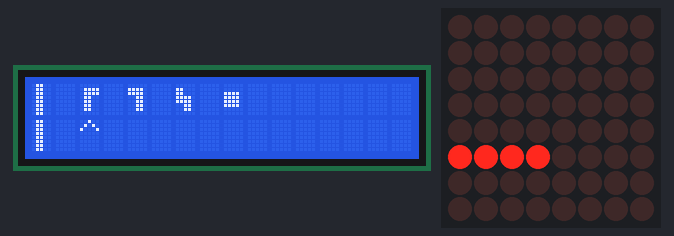
A sketch run on a simulated Arduino Mega 2560, built with avr-gcc and run on an emulated ATmega2560. Shown: 16×2 character LCD, 8×8 LED matrix.

Above: at 0.1 s.
At 4.1 s:
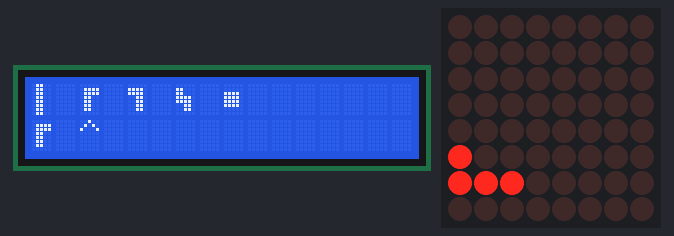
At 9.1 s:
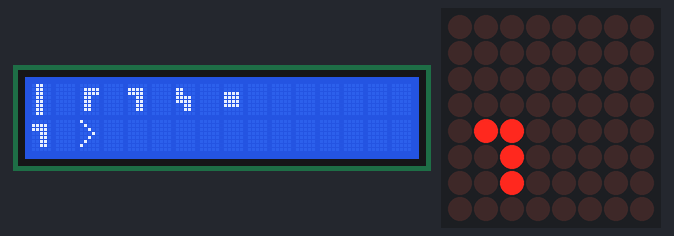
At 19.2 s:
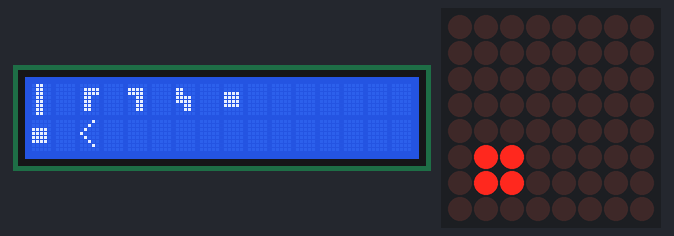
At 28.2 s:
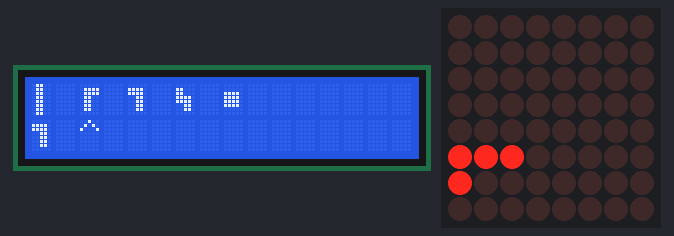
At 38.2 s:
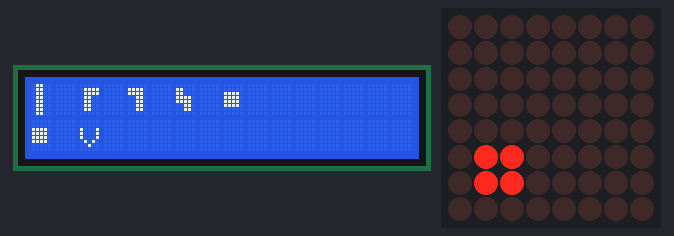

Measured:
- what the display in image 1 shows lasts 1.0 s, from 4.1 s to 5.1 s

The sketch:

Tetras.ino
```cpp
#include <LiquidCrystal.h>
#include "LedControl.h"

// Pins LCD
LiquidCrystal lcd(23, 25, 27, 29, 31, 33);
// Pins LED
LedControl lc=LedControl(35,39,37,1);
// Pins Joystick

const int SW_pin = 41; // digital pin connected to switch output
const int X_pin = 14; // analog pin connected to X output
const int Y_pin = 15; // analog pin connected to Y output

int orientations[4] = {94,62, 118, 60 };
// form the tetris blocks
// mirrored for personally prefered coordinate system
byte blocks[5][4][4] =
{
  {
    {
      B0100,
      B0100,
      B0100,
      B0100,
    },
    {
      B0000,
      B0000,
      B1111,
      B0000,
    },
    {
      B0010,
      B0010,
      B0010,
      B0010,
    },
    {
      B0000,
      B1111,
      B0000,
      B0000,
    },
  },
  {
    {
      B0110,
      B0010,
      B0010,
      B0000,
    },
    {
      B0000,
      B1110,
      B1000,
      B0000,
    },
    {
      B0000,
      B0100,
      B0100,
      B0110,
    },
    {
      B0000,
      B0001,
      B0111,
      B0000,
    },
  },
  {
    {
      B0110,
      B0100,
      B0100,
      B0000,
    },
    {
      B0000,
      B1000,
      B1110,
      B0000,
    },
    {
      B0000,
      B0010,
      B0010,
      B0110,
    },
    {
      B0000,
      B0111,
      B0001,
      B0000,
    },
  },
  {
    {
      B0010,
      B0110,
      B0100,
      B0000,
    },
    {
      B0000,
      B0110,
      B1100,
      B0000,
    },
    {
      B0000,
      B0010,
      B0110,
      B0100,
    },
    {
      B0000,
      B0011,
      B0110,
      B0000,
    },
  },
  {
    {
      B0000,
      B0110,
      B0110,
      B0000,
    },
    {
      B0000,
      B0110,
      B0110,
      B0000,
    },
    {
      B0000,
      B0110,
      B0110,
      B0000,
    },
    {
      B0000,
      B0110,
      B0110,
      B0000,
    },
  }
};
byte additionalchars[5][8] =
{
  {
    B01100,
    B01100,
    B01100,
    B01100,
    B01100,
    B01100,
    B01100,
    B01100,
  },
  {
    B00000,
    B01111,
    B01111,
    B01100,
    B01100,
    B01100,
    B01100,
    B00000,
  },
  {
    B00000,
    B11110,
    B11110,
    B00110,
    B00110,
    B00110,
    B00110,
    B00000,
  },
  {
    B00000,
    B11000,
    B11000,
    B11110,
    B11110,
    B00110,
    B00110,
    B00000,
  },
  {
    B00000,
    B00000,
    B11110,
    B11110,
    B11110,
    B11110,
    B00000,
    B00000,
  }
};

byte wallMatrix[8]
{
    B0000000,
    B0000000,
    B0000000,
    B0000000,
    B0000000,
    B0000000,
    B0000000,
    B0000000,
};

byte LedMatrix[8]
{
    B0000000,
    B0000000,
    B0000000,
    B0000000,
    B0000000,
    B0000000,
    B0000000,
    B0000000,
};

int Position[8]
{
   1,
   2,
   4,
   8,
  16,
  32,
  64,
  128
};

static void testPicture()
{
  paintPoint(0,0);
  paintPoint(0,2);
  paintPoint(0,4);
  paintPoint(0,6);
  paintPoint(1,1);
  paintPoint(1,3);
  paintPoint(1,5);
  paintPoint(2,0);
  paintPoint(2,2);
  paintPoint(2,4);
  paintPoint(3,1);
  paintPoint(3,3);
  paintPoint(4,0);
  paintPoint(4,2);
  paintPoint(5,1);
  paintPoint(6,0);

  printLEDs();
}

static void paintPoint(int x, int y)
{
  if(x>=0&&x<8)
  {
    // inverted coordinates
    // which is why mirrored
    // blocks were neccessary
    x=7-x;
    if(y>=0&&y<8)
    {
      y=7-y;
      // switch expected x and y because display is rotated 90°
      LedMatrix[y] = LedMatrix[y]|Position[x];
    }
  }
}

static void printLEDs()
{
  for(int i=0; i < 8; i++)
  {
    lc.setRow(0,i,LedMatrix[i]);
    LedMatrix[i]= B0000000;
  }
}

void setup()
{
  // Initialize each module

  // LCD
  // add chars (no, I won't make a four loop for 5 lines)

  lcd.createChar(1, additionalchars[0]);
  lcd.createChar(2, additionalchars[1]);
  lcd.createChar(3, additionalchars[2]);
  lcd.createChar(4, additionalchars[3]);
  lcd.createChar(5, additionalchars[4]);

  lcd.begin(16, 2);  // size

  lcd.setCursor(0, 0);
  lcd.write(byte(1));
  lcd.setCursor(2, 0);
  lcd.write(byte(2));
  lcd.setCursor(4, 0);
  lcd.write(byte(3));
  lcd.setCursor(6, 0);
  lcd.write(byte(4));
  lcd.setCursor(8, 0);
  lcd.write(byte(5));

  lcd.setCursor(0, 1);

  lcd.print("               ");
// Joystick
  pinMode(SW_pin, INPUT);
  digitalWrite(SW_pin, HIGH);

  // LEDs
    /*
   The MAX72XX is in power-saving mode on startup,
   we have to do a wakeup call
   */
  lc.shutdown(0,false);
  /* Set the brightness to a medium values */
  lc.setIntensity(0,8);
  /* and clear the display */
  lc.clearDisplay(0);

  // only for debugging
  //  Serial.begin( 9600);

}

void loop()
{

  // example write to LEDs
  int x=0;
  int y=0;
  // blocktype
  for(int i=0; i < 5; i++)
  {
    //orientation
    for(int j=0; j < 4; j++)
    {
      //line
      for(int k=0; k < 4; k++)
      {
        //pixel
        for(int l=0; l < 4; l++)
        {
          if((blocks[i][j][k]&Position[l])!=0)
          {
            paintPoint(x+k,y+l);
          };
        };
      }

      // once per orientation
      printLEDs();
      //testPicture();
      lcd.setCursor(0, 1);
      lcd.write(byte(i+1));
      lcd.setCursor(2, 1);
      lcd.write(orientations[j]);
      delay(1000);
      // millies()
    }
  }
}
```
